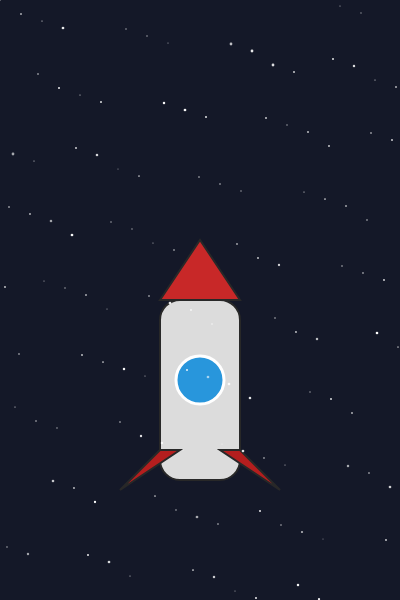
Frame 1 (no input)
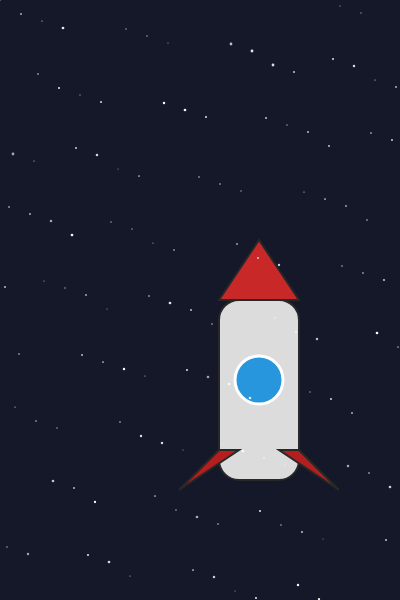
Frame 60 (no input)
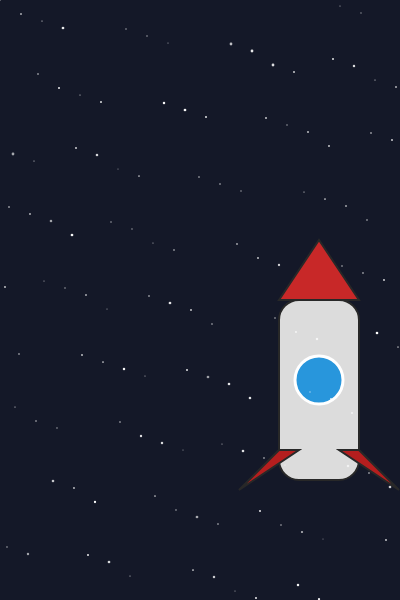
Frame 120 (the mouse pressed at the canvas centre since frame 60)

The p5.js sketch that drew these frames (run headless with seeded random() and noise() and a simulated clock; from frame 60 on, the mouse is pressed at the canvas centre):

// p5.js sketch
// ── sketch.js
let xMax = 400;
let yMax = 600;
let xrocket = xMax/2;
let yrocket = yMax*0.6;


function setup() {
  createCanvas(xMax, yMax);
}

function draw() {
  background(20,24,40);
  
push();

//corpo del rocket
fill(220); //riempimento
stroke(40); //bordo
strokeWeight(2); //spessore del bordo
rectMode(CENTER); //lo fa partire dal centro
rect(xrocket, yrocket+30,80,180,20);

//punta del rocket
fill(200,40,40); //fa la parte rossa
triangle(xrocket-40, yrocket-60, xrocket, yrocket-120, xrocket+40, yrocket-60);

//finestra
fill(40,150,220); //blu
stroke(255); //bordo bianco
strokeWeight(3);
ellipse(xrocket, yrocket+20,48,48);

//ala sinistra e destra
fill(180,30,30);
stroke(40);
strokeWeight(2);
triangle(xrocket-40,yrocket+90, xrocket-80, yrocket+130, xrocket-20, yrocket+90);
triangle(xrocket+40,yrocket+90, xrocket+80, yrocket+130, xrocket+20, yrocket+90);


  pop();


  push();
  randomSeed(99); //per mettere le stelle con numeri pseudocasuali uso questo seme e aggiungo fill e ellisse
  noStroke(); //tolgo l'outline delle stelle
  for(let i=0; i<120; i++) {
    let sx = (i*37)%width + i%3;
    let sy = (i*73)%height + i%7;
    fill (255,255,255, random(150,255));
    ellipse(sx, sy, random(1, 2.8));
  }
    pop();
    xrocket = (xrocket+1)%(xMax+120);
 
}
